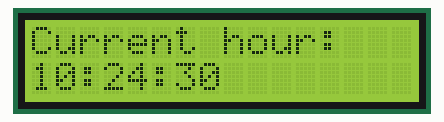
This sketch was run on a simulated Arduino Uno, built with avr-gcc and run on an emulated ATmega328P. Shown: 16×2 character LCD. The local clock reads 2024-03-15 10:24:30 at power-on unless the sketch sets it.

Above: at 0.1 s.
At 4.2 s:
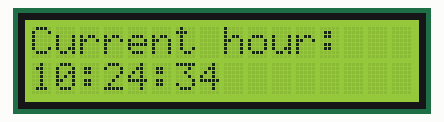
At 9.2 s:
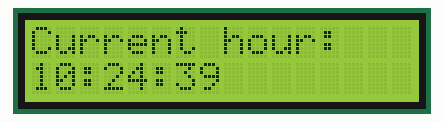
At 19.3 s:
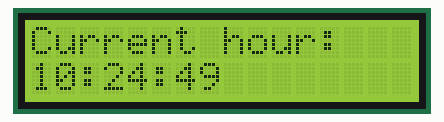
At 28.4 s:
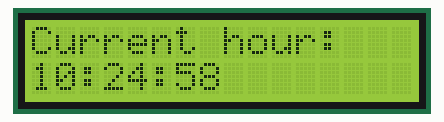
At 38.5 s:
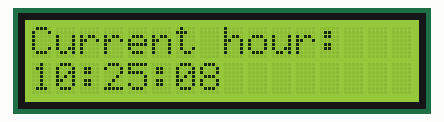

Measured:
- what the display in image 1 shows lasts 1.0 s, from 4.1 s to 5.1 s

The sketch:

CurrentTimeRTC.ino
```cpp
#include <LiquidCrystal.h>
#include "RTClib.h"


LiquidCrystal lcd(7, 8, 9, 10, 11, 12);
RTC_DS1307 RTC;

void setup() {
  lcd.begin(16, 2);
  lcd.print("Current hour:");
  if (! RTC.isrunning())
    RTC.adjust(DateTime(__DATE__, __TIME__));
}

void loop() {
  lcd.setCursor(0, 1);
  lcd.print(RTC.now().hour(), DEC);
  lcd.print(':');
  if (RTC.now().minute()<10)
    lcd.print('0');
  lcd.print(RTC.now().minute(), DEC);
  lcd.print(':');
  if (RTC.now().second()<10)
    lcd.print('0');
  lcd.print(RTC.now().second(), DEC);
  delay(1000);
}
```
